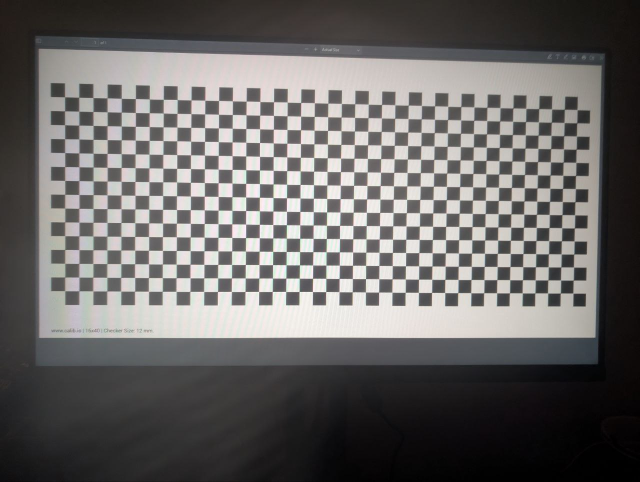
#> input picture input_01.jpg, 1280 x 964 px (shown at 1/2 size)
$ python cameravalidation.py
#> lines starting #> are read from the running program, lines starting #| are printed output that depends on the picture; long printed decimals are rounded
# -*- coding: utf-8 -*-

# note to self: is it possible to adjust the corners we're checking against
# by a factor determined by the distortion equation the camera matrix gives?

# todo: refactor this and make some functions already -_-

import numpy as np
import cv2 as cv
import matplotlib.pyplot as plt

debug = True

window_name = "Camera Validation"

wait_time = 250

square_side_length = 12 # millimeters

board_rows = 15
board_cols = 39

image_height = 964
image_width = 1280

num_channels = 3

images = [cv.imread(cv.samples.findFile("input_01.jpg")) ,
          cv.imread(cv.samples.findFile("input_01.jpg")) ,
          cv.imread(cv.samples.findFile("input_01.jpg")) ]

# first, we are going to calibrate the camera with the location of chessboard corners in the first image

# findchessboardcorners wants a grayscale image
# you can use edge detection here as well but its unclear if it provides some benefit

# todo: take a look at other image preprocessing steps and see how they affect the error
gray_image = cv.cvtColor(images[0], cv.COLOR_BGR2GRAY)

termination_criteria = (cv.TERM_CRITERIA_EPS + cv.TERM_CRITERIA_MAX_ITER, 30, 0.001)

# these are numpy arrays with the calibration target's corner's points in 3d space
# the implementation here bases the model on the assumption that the target is
# on the x,y plane where z = 0 and the camera is rotated accordingly
objp = np.zeros((board_rows*board_cols, 3), np.float32)
print("objp zeroes")
print(objp)
objp[:,:2] = np.mgrid[0:board_rows,0:board_cols].T.reshape(-1,2) * square_side_length
print("objp populated")
print(objp)

objpoints = []
imgpoints = []

# opencv finds the points of the chessboard corners in the image
ret, corners = cv.findChessboardCorners(gray_image, (board_rows, board_cols), None)
#> ret = True; corners = 585 rows, first 8: [1153.6, 219], [1153.7, 246.6], [1154.5, 273.5], [1152.4, 299.1], [1152.5, 325.7], [1151.3, 351.6], [1151.1, 377.8], [1150.6, 403.7]
print("ret")
print(ret)
#| True
print("corners")
print(corners)
#> (printed output is left out)

# if we successfully found corners...
if ret == True:
    # add the object points to our collection
    objpoints.append(objp)
    print("objpoints")
    print(objpoints)

    # refine the locations of the points with 'sub pixels' and save them too
    corners2 = cv.cornerSubPix(gray_image, corners, (11, 11), (-1, -1), termination_criteria)
#> corners2 = 585 rows, first 8: [1154.6, 219.8], [1154, 246.2], [1153.5, 272.6], [1152.9, 298.8], [1152.3, 325.3], [1151.6, 351.4], [1151.1, 377.8], [1150.5, 403.9]
    print("corners2")
    print(corners2)
#> (printed output is left out)
    imgpoints.append(corners2)
    print("imgpoints")
    print(imgpoints)
#> (printed output is left out)

    # find the camera and distortion matrixes

    ret, mtx, dist, rvecs, tvecs = cv.calibrateCamera(objpoints, imgpoints, gray_image.shape[::-1], None, None)
#> ret = 0.231; mtx = [[1061.8, 0, 640.5], [0, 1060.8, 497.3], [0, 0, 1]]; dist = [[0.153, -1.04, 0.000136, 0.000623, 2.02]]; rvecs = ([-0.0258, -0.0657, 1.58],); tvecs = ([234.6, -126.8, 487.1],)

    print("intrinsic parameter matrix:")
    print(mtx)
#| [[1.06180236e+03 0.00000000e+00 6.40486345e+02]
#|  [0.00000000e+00 1.06081986e+03 4.97281506e+02]
#|  [0.00000000e+00 0.00000000e+00 1.00000000e+00]]
    print("distortion parameters:")  # check to see if the x and y distortion equations are different
    print(dist)
#| [[ 1.53256024e-01 -1.04395730e+00  1.36222200e-04  6.23086078e-04
#|    2.01655503e+00]]
    print("rotation matrix:")
    print(rvecs)
#| (array([[-0.02578],
#|        [-0.06565],
#|        [ 1.580]]),)
    print("translation matrix:")
    print(tvecs)
#| (array([[ 234.554],
#|        [-126.780],
#|        [ 487.145]]),)

    print('distortion equations for 5 distortion parameters')
    print('x radial distortion : x_d = x_o(1 + ' + str(dist[0][0]) + 'r^2 + ' + str(dist[0][1]) + 'r^4 + ' + str(dist[0][4]) + 'r^6 + ')
#| x radial distortion : x_d = x_o(1 + 0.15325602431380037r^2 + -1.0439572950063505r^4 + 2.0165550310090286r^6 +
    print('y radial distortion : y_d = y_o(1 + ' + str(dist[0][0]) + 'r^2 + ' + str(dist[0][1]) + 'r^4 + ' + str(dist[0][4]) + 'r^6 + ')
#| y radial distortion : y_d = y_o(1 + 0.15325602431380037r^2 + -1.0439572950063505r^4 + 2.0165550310090286r^6 +
    print('x tangental distortion : x_d = x_o + (2*' + str(dist[0][2]) + 'xy + ' + str(dist[0][3]) + '(r^2 + 2x^2))')
#| x tangental distortion : x_d = x_o + (2*0.00013622219951017184xy + 0.0006231(r^2 + 2x^2))
    print('y tangental distortion : y_d = y_d + (' + str(dist[0][2]) +'(r^2 + 2y^2) + 2*' + str(dist[0][3]) + 'xy)')
#| y tangental distortion : y_d = y_d + (0.0001362(r^2 + 2y^2) + 2*0.0006230860782482688xy)

    # find chessboard corners again after undistorting the image

    undistorted = cv.undistort(gray_image, mtx, dist, None)
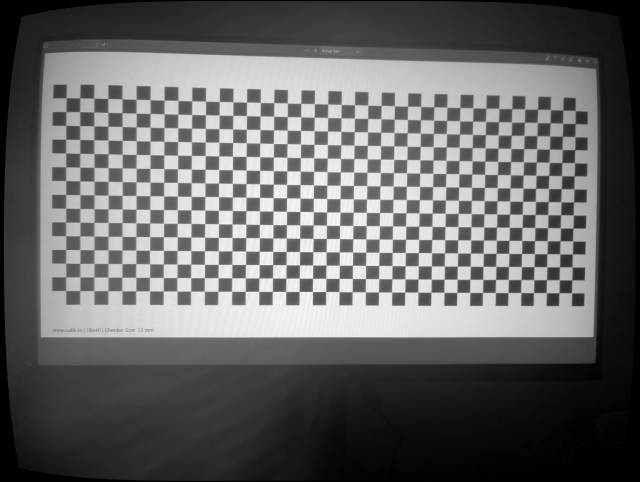
#> undistorted: shape (964, 1280) (shown at 1/2 size); min 0, max 255, mean 102.6

    imgpoints2 = []

    ret, corners3 = cv.findChessboardCorners(undistorted, (board_rows, board_cols), None)
#> ret = True; corners3 = 585 rows, first 8: [1151.8, 222.6], [1150.5, 247.8], [1151.5, 274.7], [1149.6, 300], [1150, 326.7], [1148.4, 352.6], [1148.1, 378.3], [1147.7, 404.3]

    # refine the locations of the points with 'sub pixels' and save them too
    corners4 = cv.cornerSubPix(undistorted, corners3, (11, 11), (-1, -1), termination_criteria)
#> corners4 = 585 rows, first 8: [1150.9, 221.6], [1150.7, 247.6], [1150.4, 273.8], [1149.9, 299.8], [1149.4, 326.2], [1148.8, 352.2], [1148.3, 378.3], [1147.7, 404.4]
    print("corners4")
    print(corners4)
#> (printed output is left out)
    imgpoints2.append(corners4)
    print("imgpoints2")
    print(imgpoints2)
#> (printed output is left out)

    #calibrateCamera returns even more data such as standard deviations etc
    # read the docs here: https://docs.opencv.org/4.x/d9/d0c/group__calib3d.html#ga3207604e4b1a1758aa66acb6ed5aa65d

    # the opencv docs provide this method of calculating error, which to my understanding,
    # goes through every point and finds the imgpoint it *should* occupy

    # the fancy way they do this makes me feel like my loop could be optimized a lot
    # ( which was already obvious, but, )
    # i don't know what the norm of an array/matrix stuff does i need to research that

    projection_error_abs = 0
    projection_error_mean = 0

    for i in range(len(objpoints)):
        imgpoints5, _ = cv.projectPoints(objpoints[i], rvecs[i], tvecs[i], mtx, dist)
        error = cv.norm(imgpoints2[i], imgpoints5, cv.NORM_L2)/len(imgpoints2) # ??? 😐
        projection_error_abs += error
#> this loop made 1 pass
#> (error, projection_error_abs) on pass 1: (46.77, 46.77)
#> after the loop, projection_error_abs = 46.77

    # loop through corners2 to find the average distance in pixels between
    # adjacent squares on the chessboard

    # it may be good to recalculate this for different regions of the image?
    # generate some distance-between-points-gradient?

    total_horizontal_distance = 0
    total_vertical_distance = 0
    num_horizontal_distances = 0
    num_vertical_distances = 0


    # todo: investigate how to eliminate redundant calculations?
    # visualize this stage to validate the process

    # reimplement this so you can look at y distances within some column
    for r in range(board_rows):
        for c in range(board_cols):

            if c < board_cols - 1:
                # this funny transformation is used because corners2 is a 1D array of 2D points

                # maybe we calculate vertical and horizontal differences here too

                # this one finds the next corner to the left, assuming a rectangular target
                point1 = corners4[c * board_rows + r][0]
                point2 = corners4[(c + 1) * board_rows + r][0]

                distance = np.sqrt((point2[0] - point1[0]) ** 2 + (point2[1] - point1[1]) ** 2)

                total_horizontal_distance += distance
                num_horizontal_distances += 1
            if r < board_rows - 1:
                # this one finds the next corner down, assuming a rectangular target
                point1 = corners4[c * board_rows + r][0]
                point2 = corners4[c * board_rows + r + 1][0]

                distance = np.sqrt((point2[0] - point1[0]) ** 2 + (point2[1] - point1[1]) ** 2)

                total_vertical_distance += distance
                num_vertical_distances += 1
#> after the loop, num_horizontal_distances = 570; num_vertical_distances = 546; total_horizontal_distance = 15235.8; total_vertical_distance = 14635.7

    average_horizontal_distance = total_horizontal_distance / num_horizontal_distances
#> average_horizontal_distance = 26.73
    average_vertical_distance = total_vertical_distance / num_vertical_distances
#> average_vertical_distance = 26.81
    average_distance = ( average_horizontal_distance + average_vertical_distance ) / 2
#> average_distance = 26.77

    mm_pixel_ratio = square_side_length / average_distance
#> mm_pixel_ratio = 0.448

    print("avg pixel distance:")
    print(average_distance)
#| 26.767
    print("mm pixel ratio:")
    print(mm_pixel_ratio)
#| 0.4483


    # to do - loop through imgpoints and collect distance between points in each array

    projection_error_mean = projection_error_abs / len(objpoints[0]) # this is dividing by 1 because objpoints is a weird array -_- fix later
#> projection_error_mean = 0.08

    print("absolute projection error:")
    print(projection_error_abs)
#| 46.773
    print("mean projection error:")
    print(projection_error_mean)
#| 0.07995

    #todo: this step should be visualized also

    # now, let's measure between various distances on the chessboard with the
    # calculated ratio versus ground truth assuming the square side length is accurate
    cumulative_error_mm = 0
    cumulative_error_mm_x = 0
    cumulative_error_mm_y = 0 # we should make a function that gets this from the arrays later
    errors = [] # we can calculate the anticipated size of these ahead of time and save a little performance time if its importance
    errors_x = []
    errors_y = []
    delerrors = []
    delerrors_x = []
    delerrors_y = []
    mean_error = 0

    # unclear if these need to be defined seperately for 2d histograms or if we can just use the existing arrays
    # im not really familiar with charting 2d histograms, and with the weird way the loop has to traverse the data,
    # im feeling it will take some thinking

    # it would also be interesting to see if the real distances calculated here and the pixel distances
    # calculated later with imgpoints2 line up


    # loop through the bottom row of columns
    # measure the distance between it and points in that column above it

    # modify this so you compare the bottom row against itself

    for c1 in range(board_cols):

        p1_real = [ (c1 + 1) * square_side_length ,
                    board_rows * square_side_length ]

        p1_pixel = corners4[(board_rows * board_cols - 1) - (c1 * board_rows)][0]

        if debug:
            print("for p1 : " + str(p1_real) + " // " + str(p1_pixel))

        for r2 in range(board_rows):

            p2_real = [ (c1 + 1) * square_side_length ,
                        (board_rows - r2) * square_side_length ]

            p2_pixel = corners4[(board_rows * board_cols - 1) - (c1 * board_rows) - r2][0]

            if debug:
                print("for p2 : " + str(p2_real) + " // " + str(p2_pixel))

            real_distance = np.sqrt( (p2_real[0] - p1_real[0]) ** 2 + (p2_real[1] - p1_real[1]) ** 2 )

            # distance_y has the opposite order so that the sign is correct
            real_distance_x = p2_real[0] - p1_real[0]
            real_distance_y = p1_real[1] - p2_real[1]

            pixel_distance = np.sqrt( (p2_pixel[0] - p1_pixel[0]) ** 2 + (p2_pixel[1] - p1_pixel[1]) ** 2 )

            pixel_distance_x = p2_pixel[0] - p1_pixel[0]
            pixel_distance_y = p1_pixel[1] - p2_pixel[1]

            theo_distance = pixel_distance * mm_pixel_ratio
            theo_distance_x = pixel_distance_x * mm_pixel_ratio
            theo_distance_y = pixel_distance_y * mm_pixel_ratio

            errors.append(theo_distance - real_distance)
            errors_x.append(theo_distance_x - real_distance_x)
            errors_y.append(theo_distance_y - real_distance_y)


            """
            for p2 : [468, 132] // [1148.6586   482.43848]
            real distance : 48.0 | pixel_distance : 104.22389737663727 | theoretical real distance : 46.47958926741875
            error : -1.5204107325812473 | error_x : 1.0076540330778292 | error_y : 1.531334731697207
            delta error : 0.4575718061970804 | delta error_x : -0.021060840305077537 | delta error_y : -0.45757890518490285
            for p2 : [468, 120] // [1149.1991   456.40964]
            real distance : 60.0 | pixel_distance : 130.2583395362692 | theoretical real distance : 58.08988411192253
            error : -1.9101158880774705 | error_x : 1.2487070886406941 | error_y : 1.9235386172386626
            delta error : -4.303620172049829 | delta error_x : -0.01439894606964267 | delta error_y : 4.303643518000001
            """

            # double check the indexing here later, sometimes the delta is too big?
            if (c1 + r2) > 0:
                delerrors.append(errors[c1 + r2] - errors[c1 + r2 - 1])
                delerrors_x.append(errors_x[c1 + r2] - errors_x[c1 + r2 - 1])
                delerrors_y.append(errors_y[c1 + r2] - errors_y[c1 + r2 - 1])
            else:
                delerrors.append(0)
                delerrors_x.append(0)
                delerrors_y.append(0)

            if debug:
                print("real distance : " + str(real_distance) + " | " + "pixel_distance : " + str(pixel_distance)  + " | " + "theoretical real distance : " + str(theo_distance) )
                print("real distance x: " + str(real_distance_x) + " | " + "pixel_distance x: " + str(pixel_distance_x)  + " | " + "theoretical real distance x: " + str(theo_distance_x) )
                print("real distance y: " + str(real_distance_y) + " | " + "pixel_distance y: " + str(pixel_distance_y)  + " | " + "theoretical real distance y: " + str(theo_distance_y) )
                print("error : " + str(theo_distance - real_distance) + " | " + "error_x : " + str(theo_distance_x - real_distance_x)  + " | " + "error_y : " + str(theo_distance_y - real_distance_y) )
                if (c1 + r2) > 0:
                    print("delta error : " + str(errors[c1 + r2] - errors[c1 + r2 - 1]) + " | " + "delta error_x : " + str(errors_x[c1 + r2] - errors_x[c1 + r2 - 1])  + " | " + "delta error_y : " + str(errors_y[c1 + r2] - errors_y[c1 + r2 - 1]) )
#> this loop made 39 passes
#> p1_pixel on passes 1 to 8: [131.9, 581.5], [160.2, 581.8], [188.3, 581.9], [216.3, 582], [244.2, 582.1], [272, 582.2], [299.6, 582.3], [327, 582.5]
#> (printed output is left out)
#> after the loop, delerrors = 585 values, max 0.538 at index 194, min -4.81 at index 29, mean 0.0024; delerrors_x = 585 values, max 0.165 at index 14, min -0.376 at index 29, mean 0.000402; delerrors_y has the same summary as delerrors; errors = 585 values, max 4.81 at index 14, min -4.53 at index 584, mean -0.111; errors_x = 585 values, max 3.7 at index 554, min -0.117 at index 28, mean 0.919; errors_y = 585 values, max 4.81 at index 14, min -4.57 at index 584, mean -0.118

    # really important to do:
        # retrieve all the x and y points associated with the error calculation array
        # plot them here

        # work on your poster presentation
        # https://research.mnsu.edu/undergraduate-research-center/undergraduate-research-center-present-and-publish/undergraduate-research-symposium/


    abs_errors = np.abs(errors)
#> abs_errors = 585 values, max 4.81 at index 14, min 0 at index 0, mean 1.22
    abs_errors_x = np.abs(errors_x)
#> abs_errors_x = 585 values, max 3.7 at index 554, min 0 at index 0, mean 0.922
    abs_errors_y = np.abs(errors_y)
#> abs_errors_y = 585 values, max 4.81 at index 14, min 0 at index 0, mean 1.23

    plt.figure(dpi=300)
    plt.imshow(gray_image)
    plt.show()
    plt.imshow(undistorted)
    plt.show()

    # should this part be using the real world distances, or pixel locations, or...?
    # > should probably be pixels. keep this code but use the conversion later to make some isolated contour plots without the overlay
    x_array = np.arange(square_side_length, square_side_length * (board_cols + 1), square_side_length)
    y_array = np.arange(square_side_length, square_side_length * (board_rows + 1), square_side_length)

    print("real x coords")
    print(x_array)
    print("real y coords")
    print(y_array)

    x_arranged, y_arranged = np.meshgrid(x_array, y_array)

    print("x_arranged")
    print(x_arranged)
    print("y_arranged")
    print(y_arranged)

    e_array = np.array(errors)
#> e_array has the same summary as errors
    x_e_array = np.array(errors_x)
#> x_e_array has the same summary as errors_x
    y_e_array = np.array(errors_y)
#> y_e_array has the same summary as errors_y

    d_e_array = np.array(delerrors)
#> d_e_array has the same summary as delerrors
    x_d_e_array = np.array(delerrors_x)
#> x_d_e_array has the same summary as delerrors_x
    y_d_e_array = np.array(delerrors_y)
#> y_d_e_array has the same summary as delerrors

    e_arranged = e_array.reshape((board_cols,board_rows))
    x_e_arranged = x_e_array.reshape((board_cols,board_rows))
    y_e_arranged = y_e_array.reshape((board_cols,board_rows))

    d_e_arranged = d_e_array.reshape((board_cols,board_rows))
    x_d_e_arranged = x_d_e_array.reshape((board_cols,board_rows))
    y_d_e_arranged = y_d_e_array.reshape((board_cols,board_rows))

    print("errors")
    print(errors)
    print("e_array")
    print(e_array)
    print("e_arranged")
    print(e_arranged)

    e_arranged = np.rot90(e_arranged)

    d_e_arranged = np.rot90(d_e_arranged)

    print("rot90 e_arranged")
    print(e_arranged)

    e_arranged = np.flip(e_arranged)
    e_arranged = np.fliplr(e_arranged)

    d_e_arranged = np.flip(d_e_arranged)
    d_e_arranged = np.fliplr(d_e_arranged)

    print("flip e_arranged")
    print(e_arranged)

    print('x_e_arranged')
    print(x_e_arranged)
    x_e_arranged = np.rot90(x_e_arranged)
    print('rot x_e_arranged')
    print(x_e_arranged)
    x_e_arranged = np.flip(x_e_arranged)
    print('flip x_e_arranged')
    print(x_e_arranged)
    x_e_arranged = np.fliplr(x_e_arranged)
    print('fliplr x_e_arranged')
    print(x_e_arranged)

    x_d_e_arranged = np.rot90(x_d_e_arranged)
    x_d_e_arranged = np.flip(x_d_e_arranged)
    x_d_e_arranged = np.fliplr(x_d_e_arranged)

    print('y_e_arranged')
    print(y_e_arranged)
    y_e_arranged = np.rot90(y_e_arranged)
    print('rot x_e_arranged')
    print(x_e_arranged)
    y_e_arranged = np.flip(y_e_arranged)
    print('flip x_e_arranged')
    print(x_e_arranged)
    y_e_arranged = np.fliplr(y_e_arranged)
    print('flip lrx_e_arranged')
    print(x_e_arranged)

    y_d_e_arranged = np.rot90(y_d_e_arranged)
    y_d_e_arranged = np.flip(y_d_e_arranged)
    y_d_e_arranged = np.fliplr(y_d_e_arranged)

    # check out the example below and figure out how to reshape errors so its correct

    # todo: learn more abt subplots
    # make more of these that show x and y error once u know the syntax is right
    contourfig, ax2 = plt.subplots(layout = 'constrained')
    CS = ax2.contourf(x_arranged, y_arranged, e_arranged, levels = 25, cmap = 'inferno')
    CS2 = ax2.contour(CS, levels = CS.levels[::2], colors='b')
    ax2.set_title('Error in Calculated Real Distance from Bottom')
    ax2.set_xlabel('?')
    ax2.set_ylabel('?') # not sure what to label these
    cbar = contourfig.colorbar(CS)
    cbar.ax.set_ylabel('Error Magnitude')
    cbar.add_lines(CS2)

    plt.show()
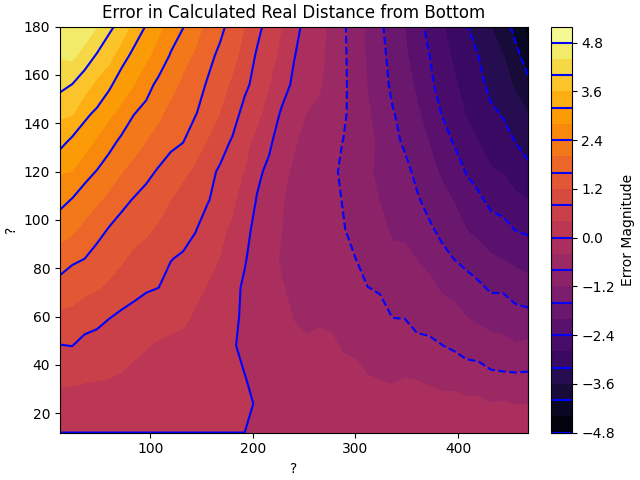
#> figure drawn by matplotlib, 2 panels

    xcontourfig, xax2 = plt.subplots(layout = 'constrained')
    xCS = xax2.contourf(x_arranged, y_arranged, x_e_arranged, levels = 25, cmap = 'inferno')
    xCS2 = xax2.contour(xCS, levels = xCS.levels[::2], colors='b')
    xax2.set_title('Error in Calculated X Real Distance from Bottom')
    xax2.set_xlabel('?')
    xax2.set_ylabel('?') # not sure what to label these
    xcbar = xcontourfig.colorbar(xCS)
    xcbar.ax.set_ylabel('Error Magnitude')
    xcbar.add_lines(xCS2)

    plt.show()
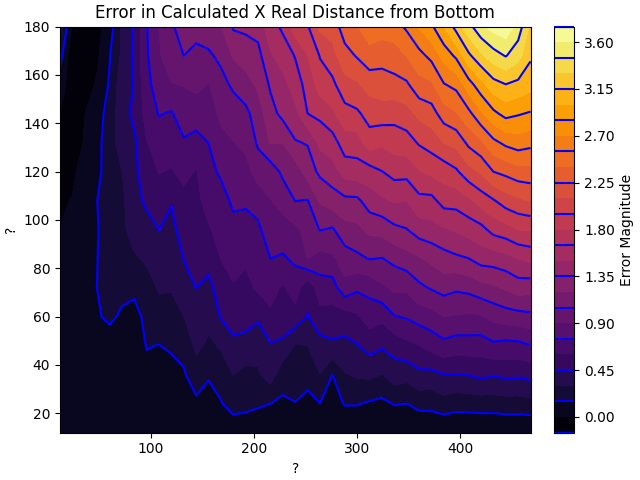
#> figure drawn by matplotlib, 2 panels

    ycontourfig, yax2 = plt.subplots(layout = 'constrained')
    yCS = yax2.contourf(x_arranged, y_arranged, y_e_arranged, levels = 25, cmap = 'inferno')
    yCS2 = yax2.contour(yCS, levels = yCS.levels[::2], colors='b')
    yax2.set_title('Error in Calculated Y Real Distance from Bottom')
    yax2.set_xlabel('?')
    yax2.set_ylabel('?') # not sure what to label these
    ycbar = ycontourfig.colorbar(yCS)
    ycbar.ax.set_ylabel('Error Magnitude')
    ycbar.add_lines(yCS2)

    plt.show()

    dcontourfig, dax2 = plt.subplots(layout = 'constrained')
    dCS = dax2.contourf(x_arranged, y_arranged, d_e_arranged, levels = 5, cmap = 'inferno')
    dCS2 = dax2.contour(dCS, levels = dCS.levels[::2], colors='b')
    dax2.set_title('Delta Error in Calculated Real Distance from Bottom')
    dax2.set_xlabel('?')
    dax2.set_ylabel('?') # not sure what to label these
    dcbar = dcontourfig.colorbar(dCS)
    dcbar.ax.set_ylabel('Error Magnitude')
    dcbar.add_lines(dCS2)

    plt.show()
#> (the rest of the program and of its run is left out)
